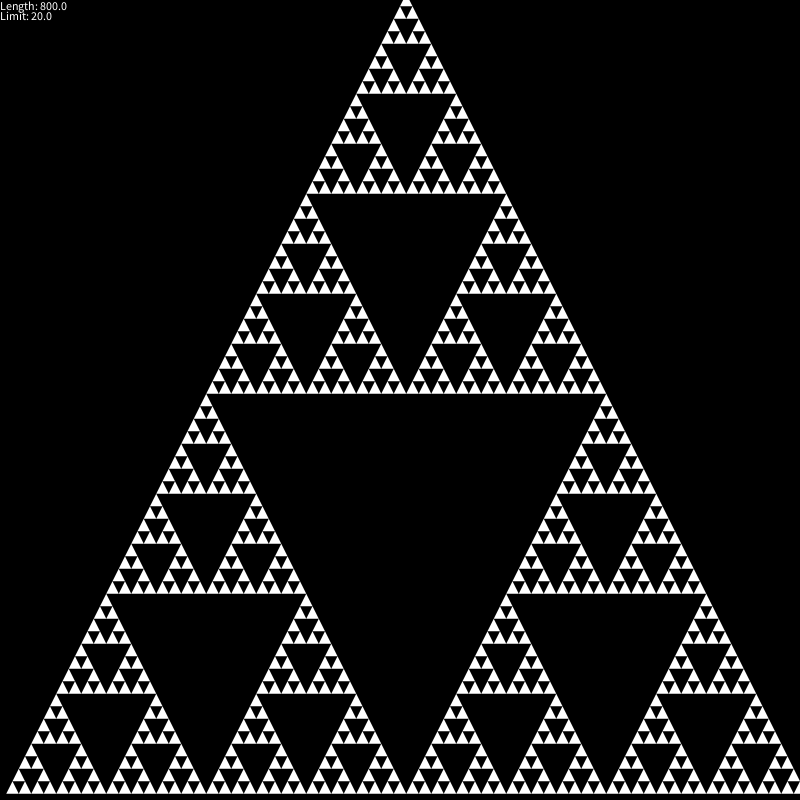
Frame 1 (no input)
Frame 60 (the mouse pressed at the canvas centre just before this capture): identical to frame 1, image omitted
Frame 120 (the mouse held since frame 60 and released just before this capture): identical to frame 1, image omitted

The Processing sketch that drew this single still picture (run headless with seeded random() and noise(); from frame 60 on, the mouse is pressed at the canvas centre):

// Processing sketch: SierpinskiTriangle
// ── SierpinskiTriangle.pde
/* Sierpinski Triangle
 * Author: Brian Tom
 * Date: 1/25/16
 * Description: Draw an interactive Sierpinski Triangle
 */

float xPos, yPos, len, xOff, yOff, lim;
public void setup() {
  size(800, 800);
  len = width;
  xPos = width/2;
  yPos = height/2;
  lim = 20;
}
public void draw() {
  background(0);
  xOff = len/2;
  yOff = len/2;
  changeSize();
  sierpinski(xPos, yPos, len);
  text("Length: " + len, 0, 10);
  text("Limit: " + lim, 0, 20);
}
public void sierpinski(float x, float y, float len) {
  noStroke();
  fill(255);
  if (len >= lim) {
    x = x-len/4;
    y = y+len/4;
    sierpinski(x, y, len/2);
    sierpinski(x+len/2, y, len/2);
    sierpinski(x+len/4, y-len/2, len/2);
  } else {
    triangle(x, y, x+len, y, x+len/2, y-len);
  }
}
public void keyPressed() {
  if (key == 'r') {
    len = width;
    xPos = width/2;
    yPos = height/2;
    lim = 20;
  } else if (lim < len && keyCode == LEFT) lim++;
  else if (lim > 1 && keyCode == RIGHT) lim--;
}
public void changeSize() {
  int n = 10;
  if (len > 0 && mousePressed == true && mouseButton == RIGHT) {
    len -= n;
  }
  if (mousePressed == true && mouseButton == LEFT) {
    len += n;
  }
}
